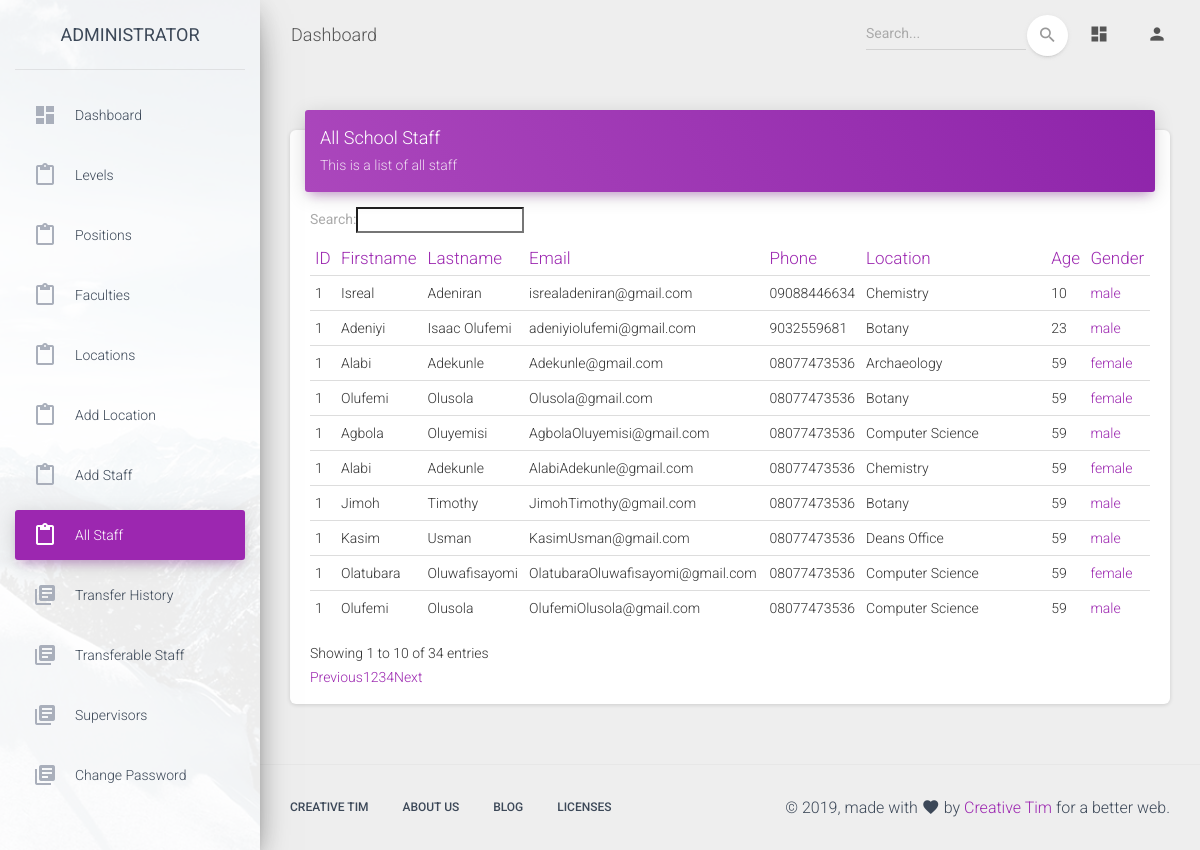
Screenshot of /admin/all_staff.php (signed in) with the database file from the repository.
### tables this page shows
CREATE TABLE `staffs` (
  `id` int(11) NOT NULL,
  `staff_id` varchar(255) NOT NULL,
  `firstname` varchar(255) NOT NULL,
  `lastname` varchar(255) NOT NULL,
  `email` varchar(255) NOT NULL,
  `phone` varchar(11) NOT NULL,
  `dob` varchar(255) NOT NULL,
  `age` int(11) NOT NULL,
  `qualification` varchar(255) NOT NULL,
  `last_transfer_date` date NOT NULL,
  `is_movable` tinyint(4) NOT NULL DEFAULT '1',
  `gender` enum('male','female') NOT NULL,
  `level_id` varchar(255) NOT NULL,
  `location_id` varchar(255) NOT NULL,
  `position_id` varchar(255) NOT NULL,
  `created_at` datetime NOT NULL DEFAULT CURRENT_TIMESTAMP
);

CREATE TABLE `locations` (
  `id` int(11) NOT NULL,
  `location_id` varchar(255) NOT NULL,
  `name` varchar(255) NOT NULL,
  `faculty_id` varchar(255) NOT NULL,
  `level_id` varchar(255) NOT NULL,
  `created_at` datetime NOT NULL DEFAULT CURRENT_TIMESTAMP
);

### app/classes/Admin.php (called while the page is built, shortened)
<?php
class Admin extends Master
{
    public function get_location_name($location_id)
    {
        $data = ['name'];
        $table = "locations";
        $where = "WHERE location_id = '$location_id'";
        $location = $this->getData($data,$table,$where);
        return !empty($location)? $location['name']: "";
    }
    public function get_all_staff()
    {
        $data = "*";
        $table = "staffs";
        $staff = $this->getAllData($data,$table);
        if(empty($staff)){
            return array();
        }else{
            return $staff;
        }
    }
}

### app/classes/Master.php (called while the page is built, shortened)
<?php
class Master
{
    protected $db;
    function __construct($db_conn){
        $this->db = $db_conn;
    }
    public function getData($data, $table, $where = '')
    {
        try {
            if ($data != '*') {
                $selections = implode(', ', $data);
            } else {
                $selections = '*';
            }
            $stmt = $this->db->prepare("SELECT {$selections} FROM `$table` " . $where . " LIMIT 1");
            $stmt->execute();
            $settings_data = $stmt->fetch(PDO::FETCH_ASSOC);
            if ($stmt->rowCount() > 0) {
                return $settings_data;
            }
        } catch (PDOException $e) {
            echo $e->getMessage();
        }
    }
    public function getAllData($data, $table, $where = '')
    {
        $settings_data=array();
        try {
            if ($data != '*') {
                $selections = implode(', ', $data);
            } else {
                $selections = '*';
            }
            $stmt = $this->db->prepare("SELECT {$selections} FROM `$table` " . $where . "");
            $stmt->execute();
            $settings_data = $stmt->fetchAll(PDO::FETCH_ASSOC);
            if ($stmt->rowCount() > 0) {
                return $settings_data;
            }
        } catch (PDOException $e) {
            return $settings_data;
        }
    }
}

### admin/all_staff.php (the view, shortened to what this page needs)
<?php
include '../app/init.php';
$admin = new Admin($db_conn);
$staff = $admin->get_all_staff();
?>
<!DOCTYPE html>
<html lang="en">
<head>
  <link rel="stylesheet" href="https://maxcdn.bootstrapcdn.com/font-awesome/latest/css/font-awesome.min.css">
  <link href="../assets/css/material-dashboard.css?v=2.1.1" rel="stylesheet" />
  <link href="../assets/demo/demo.css" rel="stylesheet" />
    <link rel="stylesheet" type="text/css" href="https://cdn.datatables.net/v/dt/dt-1.10.18/datatables.min.css"/>
</head>
<body class="">
  <div class="wrapper ">
    <?php include 'includes/sidebar.php' ?>
    <div class="main-panel">
        <?php include 'includes/header.php' ?>
      <div class="content">
        <div class="container-fluid">
            <div class="row">
                <div class="col-md-12">
                    <div class="card">
                        <div class="card-header card-header-primary">
                            <h4 class="card-title ">All School Staff</h4>
                            <p class="card-category"> This is a list of all staff </p>
                        </div>
                        <div class="card-body">
                            <div class="table-responsive">
                                <table class="table" id="staff">
                                    <thead class=" text-primary">
                                    <th>
                                        ID
                                    </th>
                                    <th>
                                        Firstname
                                    </th>
                                    <th>
                                        Lastname
                                    </th>
                                    <th>
                                        Email
                                    </th>
                                    <th>
                                        Phone
                                    </th>
                                    <th>
                                        Location
                                    </th>
                                    <th>
                                        Age
                                    </th>
                                    <th>
                                        Gender
                                    </th>
                                    </thead>
                                    <tbody>
                                    <?php
                                    if(!empty($staff) && count($staff) > 0){
                                        foreach ($staff as $st){
                                    ?>
                                    <tr>
                                        <td>
                                            1
                                        </td>
                                        <td>
                                            <?php if(isset($st['firstname'])) echo $st['firstname'] ?>
                                        </td>
                                        <td>
                                            <?php if(isset($st['lastname'])) echo $st['lastname'] ?>
                                        </td>
                                        <td>
                                            <?php if(isset($st['email'])) echo $st['email'] ?>
                                        </td>
                                        <td>
                                            <?php if(isset($st['phone'])) echo $st['phone'] ?>
                                        </td>
                                        <td>
                                            <?php if(isset($st['location_id'])) echo $admin->get_location_name($st['location_id']) ?>
                                        </td>
                                        <td>
                                            <?php if(isset($st['age'])) echo $st['age'] ?>
                                        </td>
                                        <td class="text-primary">
                                            <?php if(isset($st['gender'])) echo $st['gender'] ?>
                                        </td>
                                    </tr>
                                    <?php   }
                                    } ?>
                                    </tbody>
                                </table>
                            </div>
                        </div>
                    </div>
                </div>
            </div>
        </div>
      </div>
        <?php include 'includes/footer.php' ?>
    </div>
  </div>
</body>
</html>

### rows the page displays
staffs: firstname "Isreal", lastname "Adeniran", email "isrealadeniran@gmail.com", phone "09088446634", location.name "Chemistry", age "10", gender "male"
staffs: firstname "Adeniyi", lastname "Isaac Olufemi", email "adeniyiolufemi@gmail.com", phone "9032559681", location.name "Botany", age "23", gender "male"
staffs: firstname "Alabi", lastname "Adekunle", email "Adekunle@gmail.com", phone "08077473536", location.name "Archaeology", age "59", gender "female"
staffs: firstname "Olufemi", lastname "Olusola", email "Olusola@gmail.com", phone "08077473536", location.name "Botany", age "59", gender "female"
staffs: firstname "Agbola", lastname "Oluyemisi", email "AgbolaOluyemisi@gmail.com", phone "08077473536", location.name "Computer Science", age "59", gender "male"
staffs: firstname "Alabi", lastname "Adekunle", email "AlabiAdekunle@gmail.com", phone "08077473536", location.name "Chemistry", age "59", gender "female"
staffs: firstname "Jimoh", lastname "Timothy", email "JimohTimothy@gmail.com", phone "08077473536", location.name "Botany", age "59", gender "male"
staffs: firstname "Kasim", lastname "Usman", email "KasimUsman@gmail.com", phone "08077473536", location.name "Deans Office", age "59", gender "male"
staffs: firstname "Olatubara", lastname "Oluwafisayomi", email "OlatubaraOluwafisayomi@gmail.com", phone "08077473536", location.name "Computer Science", age "59", gender "female"
staffs: firstname "Olufemi", lastname "Olusola", email "OlufemiOlusola@gmail.com", phone "08077473536", location.name "Computer Science", age "59", gender "male"
